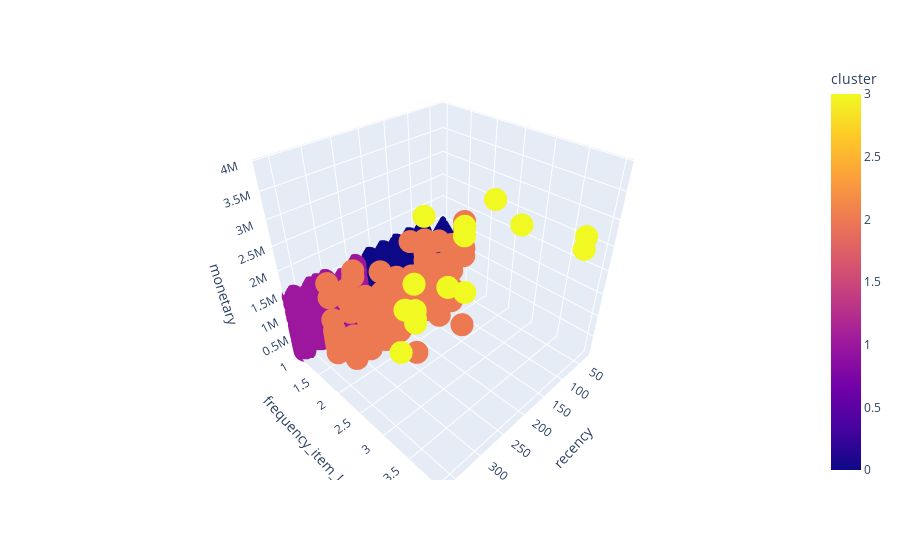

This figure's notebook cell:
### Code cell
fig = px.scatter_3d(
    rfm_df, x="recency", y="frequency_item_level", z="monetary", color="cluster"
)
fig.show()

### Figure 1 — Plotly figure (JSON) as saved in the notebook; plotly's stock layout.template omitted (floating-point values rounded to 4 significant figures; data arrays with more than 128 entries replaced by an {"elided": "..."} marker saying what was removed)
{"data": [{"hovertemplate": "recency=%{x}<br>frequency_item_level=%{y}<br>monetary=%{z}<br>cluster=%{marker.color}<extra></extra>", "legendgroup": "", "marker": {"color": {"elided": "852 int values"}, "coloraxis": "coloraxis", "symbol": "circle"}, "mode": "markers", "name": "", "scene": "scene", "showlegend": false, "type": "scatter3d", "x": {"elided": "852 int values"}, "y": {"elided": "852 int values"}, "z": {"elided": "852 int values"}}], "layout": {"coloraxis": {"colorbar": {"title": {"text": "cluster"}}, "colorscale": [[0, "#0d0887"], [0.1111, "#46039f"], [0.2222, "#7201a8"], [0.3333, "#9c179e"], [0.4444, "#bd3786"], [0.5556, "#d8576b"], [0.6667, "#ed7953"], [0.7778, "#fb9f3a"], [0.8889, "#fdca26"], [1, "#f0f921"]]}, "legend": {"tracegroupgap": 0}, "margin": {"t": 60}, "scene": {"domain": {"x": [0, 1], "y": [0, 1]}, "xaxis": {"title": {"text": "recency"}}, "yaxis": {"title": {"text": "frequency_item_level"}}, "zaxis": {"title": {"text": "monetary"}}}}}
